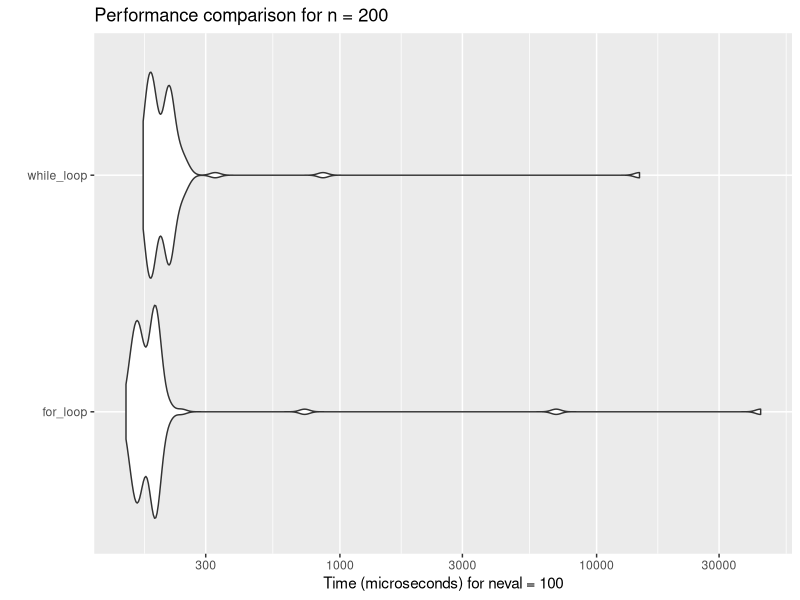
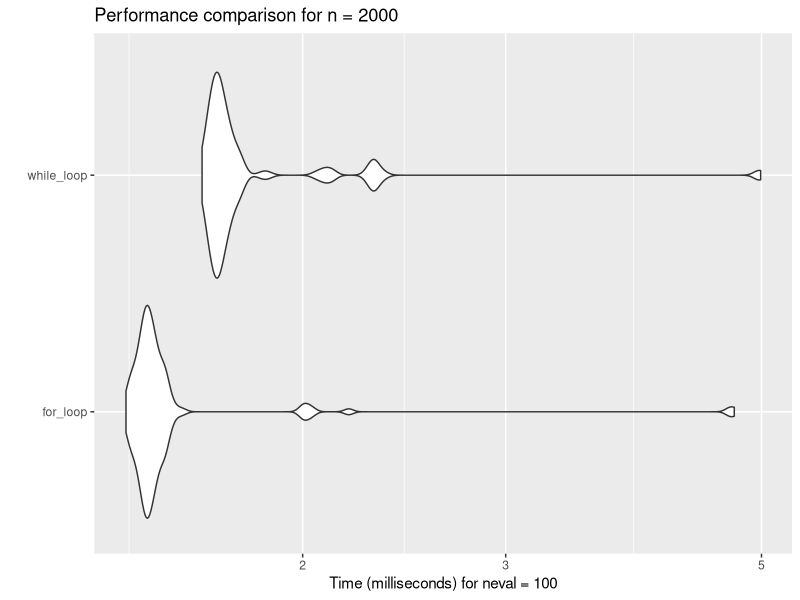
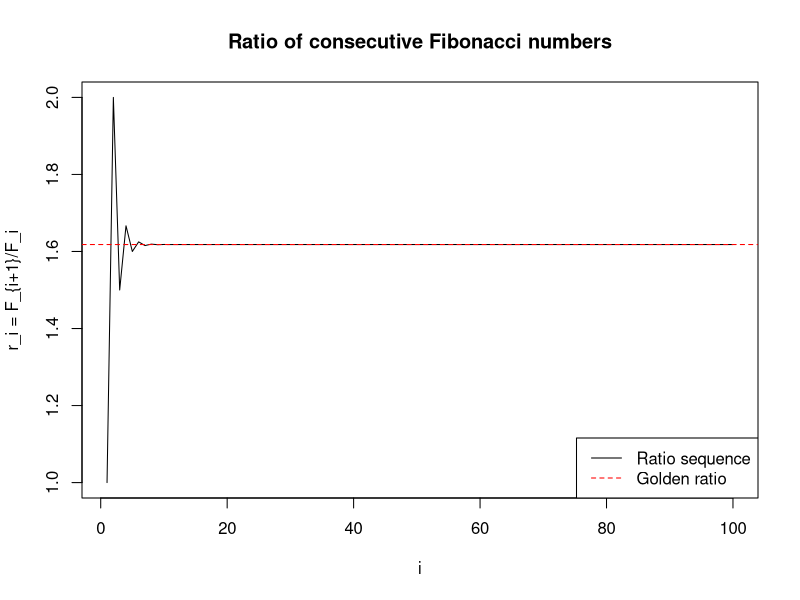
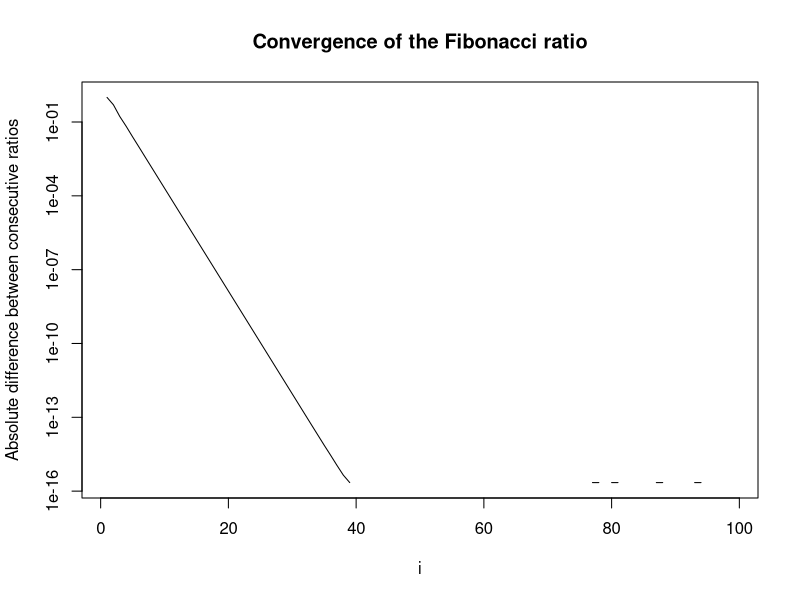
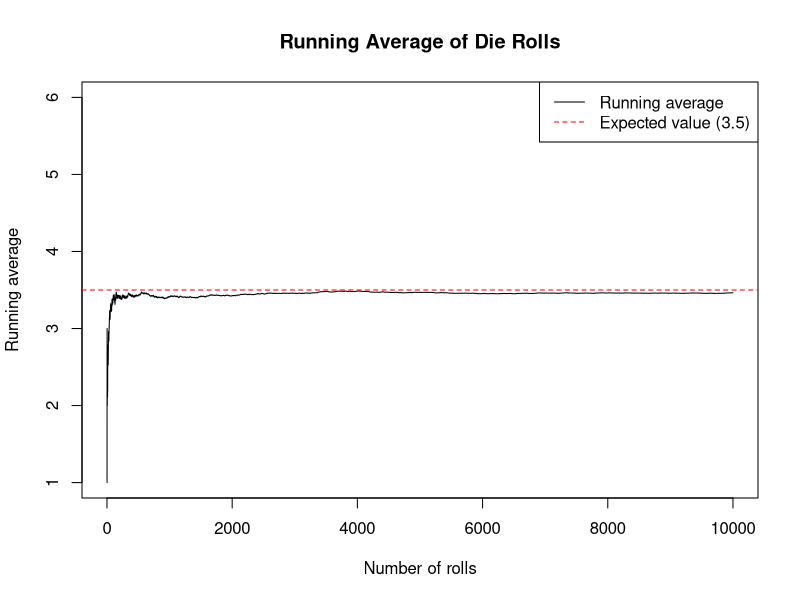
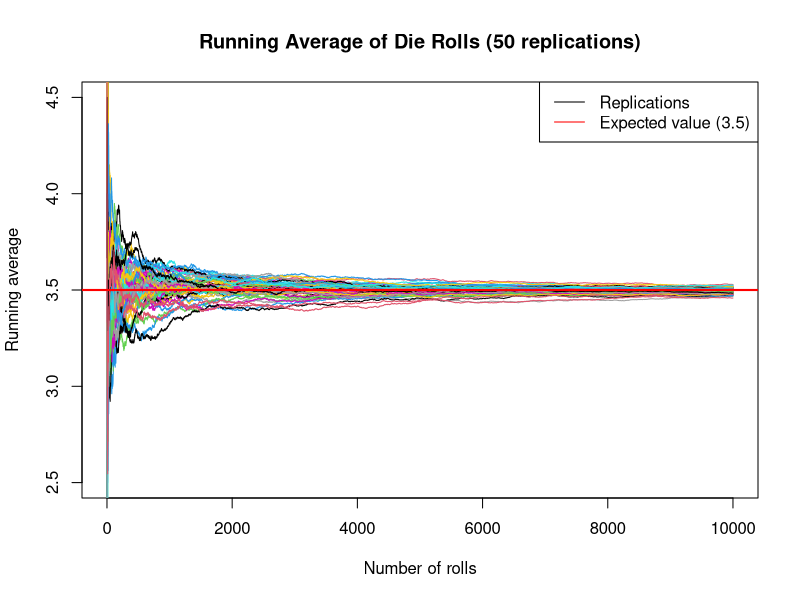
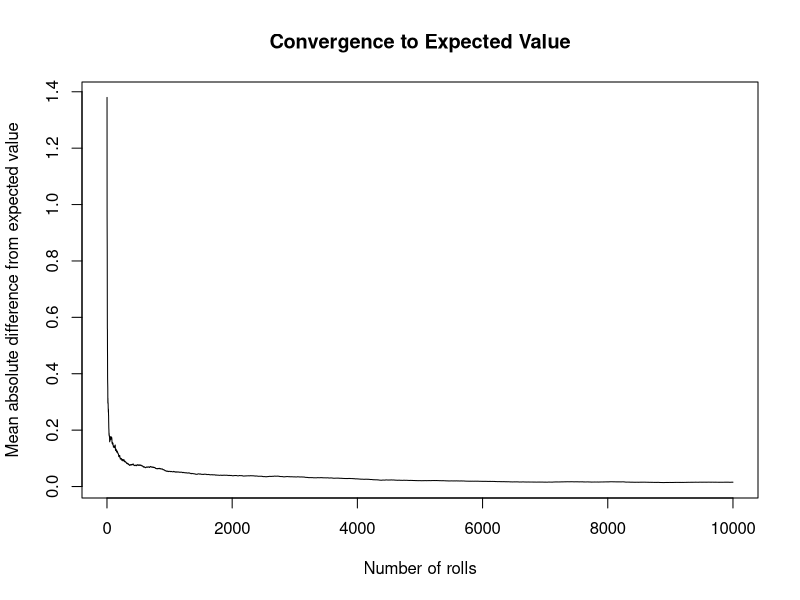
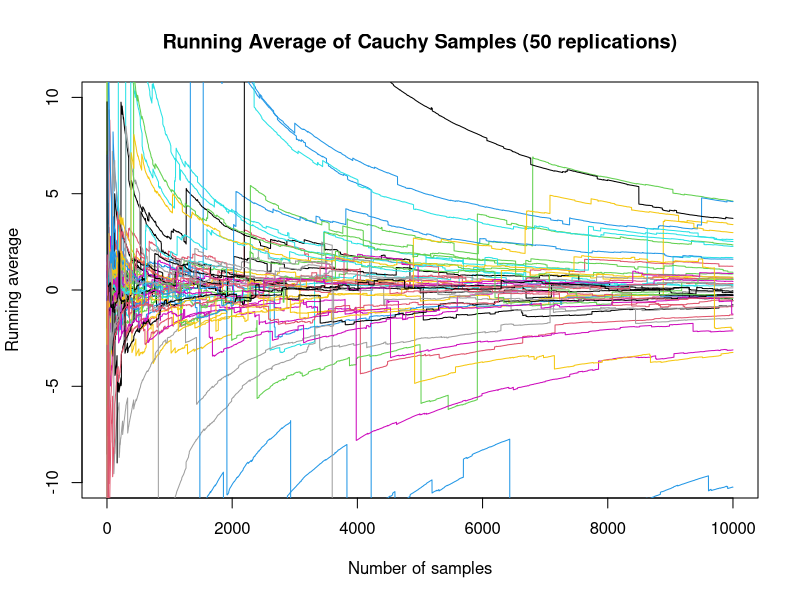

Source code (R) for these figures, in order: (Note: this script raises an error after producing the figures.)
## ---- chunk 1
knitr::opts_chunk$set(echo = TRUE)
## ---- chunk 2
# Function using for loop
fibonacci_ratio_for <- function(n) {
  # Initialize the first two Fibonacci numbers
  fib <- c(1, 1)
  
  # Calculate the remaining Fibonacci numbers up to n+1
  for (i in 3:(n+1)) {
    fib[i] <- fib[i-1] + fib[i-2]
  }
  
  # Calculate the ratios
  ratios <- fib[2:(n+1)] / fib[1:n]
  
  return(ratios)
}

# Function using while loop
fibonacci_ratio_while <- function(n) {
  # Initialize the first two Fibonacci numbers
  fib <- c(1, 1)
  
  # Calculate the remaining Fibonacci numbers up to n+1
  i <- 3
  while (i <= n+1) {
    fib[i] <- fib[i-1] + fib[i-2]
    i <- i + 1
  }
  
  # Calculate the ratios
  ratios <- fib[2:(n+1)] / fib[1:n]
  
  return(ratios)
}
## ---- chunk 3
# Load the microbenchmark package
library(microbenchmark)

# Benchmark for n = 200
benchmark_200 <- microbenchmark(
  for_loop = fibonacci_ratio_for(200),
  while_loop = fibonacci_ratio_while(200),
  times = 100
)

print(benchmark_200)

# Benchmark for n = 2000
benchmark_2000 <- microbenchmark(
  for_loop = fibonacci_ratio_for(2000),
  while_loop = fibonacci_ratio_while(2000),
  times = 100
)

print(benchmark_2000)
## ---- chunk 4
library(ggplot2)

# Plot for n = 200
autoplot(benchmark_200) + 
  ggtitle("Performance comparison for n = 200")

# Plot for n = 2000
autoplot(benchmark_2000) + 
  ggtitle("Performance comparison for n = 2000")
## ---- chunk 5
# Calculate the sequence for n = 100
ratios_100 <- fibonacci_ratio_for(100)

# Plot the sequence
plot(1:100, ratios_100, type = "l", 
     xlab = "i", ylab = "r_i = F_{i+1}/F_i",
     main = "Ratio of consecutive Fibonacci numbers")

# Add a horizontal line at the golden ratio
abline(h = (1 + sqrt(5))/2, col = "red", lty = 2)
legend("bottomright", legend = c("Ratio sequence", "Golden ratio"), 
       col = c("black", "red"), lty = c(1, 2))

# Calculate the differences between consecutive ratios
diffs <- diff(ratios_100)
plot(1:99, abs(diffs), type = "l", log = "y",
     xlab = "i", ylab = "Absolute difference between consecutive ratios",
     main = "Convergence of the Fibonacci ratio")
## ---- chunk 6
# Print the first 20 ratios
data.frame(
  i = 1:20,
  ratio = ratios_100[1:20],
  difference_from_golden_ratio = abs(ratios_100[1:20] - (1 + sqrt(5))/2)
)

# Calculate the golden ratio
golden_ratio <- (1 + sqrt(5))/2
print(paste("Golden ratio:", golden_ratio))

# Calculate when the sequence is within 1e-10 of the golden ratio
convergence_index <- min(which(abs(ratios_100 - golden_ratio) < 1e-10))
print(paste("The sequence converges to within 1e-10 of the golden ratio at i =", convergence_index))
## ---- chunk 7
# Set seed for reproducibility
set.seed(42)

# Number of rolls
n <- 10000

# Simulate rolling a fair die n times using vectorized function
rolls <- sample(1:6, n, replace = TRUE)

# Compute cumulative mean after each roll
cumulative_means <- cumsum(rolls) / (1:n)

# Plot the running average against the number of rolls
plot(1:n, cumulative_means, type = "l", 
     xlab = "Number of rolls", ylab = "Running average",
     main = "Running Average of Die Rolls",
     ylim = c(1, 6))

# Add a horizontal line at the expected value
abline(h = 3.5, col = "red", lty = 2)
legend("topright", legend = c("Running average", "Expected value (3.5)"), 
       col = c("black", "red"), lty = c(1, 2))
## ---- chunk 8
# Set seed for reproducibility
set.seed(123)

# Number of replications
M <- 50

# Matrix to store running averages for each replication
running_averages <- matrix(NA, nrow = M, ncol = n)

# For loop to replicate the experiment M times
for (i in 1:M) {
  # Simulate rolling a die n times
  rolls <- sample(1:6, n, replace = TRUE)
  
  # Compute cumulative mean after each roll
  running_averages[i, ] <- cumsum(rolls) / (1:n)
}

# Plot all 50 paths
plot(1:n, running_averages[1, ], type = "l", 
     xlab = "Number of rolls", ylab = "Running average",
     main = "Running Average of Die Rolls (50 replications)",
     ylim = c(2.5, 4.5), col = 1)

# Add the remaining 49 paths
for (i in 2:M) {
  lines(1:n, running_averages[i, ], col = i)
}

# Add a horizontal line at the expected value
abline(h = 3.5, col = "red", lwd = 2)
legend("topright", legend = c("Replications", "Expected value (3.5)"), 
       col = c("black", "red"), lty = c(1, 1))
## ---- chunk 9
# Calculate absolute differences from expected value
abs_diff <- abs(running_averages - 3.5)

# Calculate mean absolute difference for each n
mean_abs_diff <- colMeans(abs_diff)

# Plot mean absolute difference
plot(1:n, mean_abs_diff, type = "l", 
     xlab = "Number of rolls", ylab = "Mean absolute difference from expected value",
     main = "Convergence to Expected Value")
## ---- chunk 10
# Set seed for reproducibility
set.seed(456)

# Epsilon value
epsilon <- 0.01

# Initialize variables
n_current <- 0
proportion_outside <- 1

# Matrix to store running averages
running_averages <- matrix(NA, nrow = M, ncol = 1)

while (proportion_outside >= 0.05) {
  # Increment n
  n_current <- n_current + 100
  
  # Resize the matrix if needed
  if (ncol(running_averages) < n_current) {
    running_averages <- cbind(running_averages, matrix(NA, nrow = M, ncol = 100))
  }
  
  # Update running averages for all replications
  for (i in 1:M) {
    # Generate new rolls
    new_rolls <- sample(1:6, 100, replace = TRUE)
    
    # If this is the first iteration, initialize
    if (n_current == 100) {
      running_averages[i, 1:100] <- cumsum(new_rolls) / (1:100)
    } else {
      # Calculate the sum up to n_current - 100
      prev_sum <- running_averages[i, n_current - 100] * (n_current - 100)
      
      # Add new rolls and calculate new running averages
      new_sums <- prev_sum + cumsum(new_rolls)
      running_averages[i, (n_current - 99):n_current] <- new_sums / ((n_current - 99):n_current)
    }
  }
  
  # Check how many replications are outside the epsilon interval at n_current
  outside_epsilon <- sum(abs(running_averages[, n_current] - 3.5) > epsilon)
  proportion_outside <- outside_epsilon / M
  
  # Print progress
  cat("n =", n_current, "- Proportion outside epsilon:", proportion_outside, "\n")
}

# Final value of n
cat("The loop terminated at n =", n_current, "with proportion outside epsilon =", proportion_outside, "\n")
## ---- chunk 11
# Set seed for reproducibility
set.seed(789)

# Matrix to store running averages for Cauchy distribution
cauchy_averages <- matrix(NA, nrow = M, ncol = n)

# For loop to replicate the experiment M times
for (i in 1:M) {
  # Simulate from standard Cauchy distribution
  cauchy_samples <- rcauchy(n)
  
  # Compute cumulative mean after each sample
  cauchy_averages[i, ] <- cumsum(cauchy_samples) / (1:n)
}

# Plot all 50 paths
plot(1:n, cauchy_averages[1, ], type = "l", 
     xlab = "Number of samples", ylab = "Running average",
     main = "Running Average of Cauchy Samples (50 replications)",
     ylim = c(-10, 10), col = 1)

# Add the remaining 49 paths
for (i in 2:M) {
  lines(1:n, cauchy_averages[i, ], col = i)
}

# Zoom in to see more detail
plot(1:n, cauchy_averages[1, ], type = "l", 
     xlab = "Number of samples", ylab = "Running average",
     main = "Running Average of Cauchy Samples (Zoomed)",
     ylim = c(-3, 3), col = 1)

for (i in 2:M) {
  lines(1:n, cauchy_averages[i, ], col = i)
}
## ---- chunk 12
x_transformation <- function(){
  #seed for reproducibility
  set.seed(1)  
  
  #initialize x and z from normal distribution (100 values)
  x <- rnorm(100)      
  z <- rnorm(100)      
  
  #4 iterations of transformation
  for(i in 1:4){      
    
    #prevent diminishing values of x
    threshold <- i * 0.001
    if(sum(x >= threshold) < i) stop(paste("Step", i, "requires", i, "obs >= ", thr))
    
    #fit linear model of x on z
    fit <- lm(x ~ z)
    
    #update x with sin(residuals), scale and add offset
    x <- i * sin(fit$residuals) + 0.01 * i  
  }
  #return transformed x
  return(x)
}

x_transformation()
## ---- chunk 13
lm_cv_4fold <- function(){
  # seed for reproducibility
  set.seed(1)
  
  #initialize x and y from normal distribution (1000 values)
  x <- rnorm(1000)
  y <- 2 + x + rnorm(1000)
  df <- data.frame(x, y)
  r <- c()
  
  for(i in 1:4){
    #fit linear model of y on x on i-th quarter
    test <- ((i-1)*250+1):(i*250) # this is the 11-th line but it makes the code much more readable!
    fit <- lm(y ~ x, data = df[-test,])
    
    #predict y at test_indices
    p <- predict(fit, newdata = df[test,])
    
    #calculate RMSE and append
    r <- c(r, sqrt(mean((df$y[test] - p)^2)))
  }
  return(r)
}
lm_cv_4fold()
## ---- chunk 14
kwtest <- function(x, g, ...) {
  if (is.list(x)) {
    if (length(x) < 2L)
      stop("'x' must be a list with at least 2 elements")
    if (!missing(g))
    warning("'x' is a list, so ignoring argument 'g'")
    if (!all(sapply(x, is.numeric)))
    warning("some elements of 'x' are not numeric and will be coerced to numeric")
    k <- length(x)
    l <- lengths(x)
    if (any(l == 0L))
    stop("all groups must contain data")
    g <- factor(rep.int(seq_len(k), l))
    x <- unlist(x)
  }
  else{
    if (length(x) != length(g))
    stop("'x' and 'g' must have the same length")
    g <- factor(g)
    k <- nlevels(g)
    if (k < 2L)
    stop("all observations are in the same group")
  }
  
  n <- length(x)
  if (n < 2L)
    stop("not enough observations")
  
  r <- rank(x)
  TIES <- table(x)
  
  STATISTIC <- sum(tapply(r, g, sum)^2/tapply(r, g, length))
  STATISTIC <- ((12 * STATISTIC/(n * (n + 1)) - 3 * (n + 1))/(1 -
  sum(TIES^3 - TIES)/(n^3 - n)))
  
  PARAMETER <- k - 1L
  PVAL <- pchisq(STATISTIC, PARAMETER, lower.tail = FALSE)
  
  names(STATISTIC) <- "Kruskal-Wallis chi-squared"
  names(PARAMETER) <- "df"
  
  RVAL <- list(statistic = STATISTIC, parameter = PARAMETER,
  p.value = PVAL, method = "Kruskal-Wallis rank sum test")
}
## ---- chunk 15
group1 <- c(5.1, 5.5, 5.3)
group2 <- c(6.2, 6.4, 6.1)
group3 <- c(5.9, 6.0, 6.1)

result_list <- kwtest(list(group1, group2, group3))
result_list
## ---- chunk 16
x <- c(5.1, 5.5, 5.3, 6.2, 6.4, 6.1, 5.9, 6.0, 6.1)
g <- c(1, 1, 1, 2, 2, 2, 3, 3, 3)

result_vector <- kwtest(x, g)
result_vector
## ---- chunk 17
kwtest_num <- function(x, g, ...) {
  if (length(x) != length(g))
    stop("'x' and 'g' must have the same length")
  if(!is.numeric(x)) 
    stop("'x' must be numeric")
  g <- factor(g)
  k <- nlevels(g)
  if (k < 2L)
    stop("all observations are in the same group")
  
  n <- length(x)
  if (n < 2L)
    stop("not enough observations")
  
  r <- rank(x)
  TIES <- table(x)
  
  rank_sums = tapply(r, g, sum)
  group_sizes = tapply(r, g, length)
  
  STATISTIC <- sum(rank_sums^2/group_sizes)
  STATISTIC <- ((12 * STATISTIC/(n * (n + 1)) - 3 * (n + 1)))
  
  # Adjust for ties
  STATISTIC <- STATISTIC / (1 - sum(TIES^3 - TIES)/(n^3 - n))
  
  PARAMETER <- k - 1L
  PVAL <- pchisq(STATISTIC, PARAMETER, lower.tail = FALSE)
  
  names(STATISTIC) <- "Kruskal-Wallis chi-squared"
  names(PARAMETER) <- "df"
  
  RVAL <- list(statistic = STATISTIC, parameter = PARAMETER,
  p.value = PVAL, method = "Kruskal-Wallis rank sum test")
  
  return (RVAL)
}
## ---- chunk 18
x <- c(5.1, 5.5, 5.3, 6.2, 6.4, 6.1, 5.9, 6.0, 6.1)
g <- c(1, 1, 1, 2, 2, 2, 3, 3, 3)

kwtest_num(x, g)
## ---- chunk 19
set.seed(1234)
m <- 1000 # number of repetitions
n <- 50 # number of individuals
X <- matrix(rt(m * n, df = 10), nrow = m)
grp <- rep(1:3, c(20, 20, 10))
## ---- chunk 20
repeated_kwtest <- function(X, g) {
  res <- apply(X, 1, function(x) {
    stat <- stats:::kruskal.test.default(x, g)
    return(stat$statistic)
  }
  )
  return(res)
}
## ---- chunk 21
repeated_kwtest_opt <- function(X, g) {
  res <- apply(X, 1, function(x) {
    stat <- kwtest_opt(x, g)
    return(stat$statistic)
  }
  )
  return(res)
}
## ---- chunk 22
library(microbenchmark)

# Benchmark for original kwtest function
runtime_original <- microbenchmark(
  repeated_kwtest(X, grp),
  times = 5
)
runtime_opt <- microbenchmark(
  repeated_kwtest_opt(X, grp),
  times = 5
)

print(runtime_original)
print(runtime_opt)

# Plot the results
autoplot(benchmark_original) + ggtitle("Benchmark for original kwtest function")
autoplot(benchmark_optimized) + ggtitle("Benchmark for optimized kwtest function")
## ---- chunk 23
kwtest_vec <- function(x, g, ...) {
  if (length(x) != length(g))
    stop("'x' and 'g' must have the same length")
  if(!is.numeric(x)) 
    stop("'x' must be numeric")
  g <- factor(g)
  k <- nlevels(g)
  if (k < 2L)
    stop("all observations are in the same group")
  
  n <- length(x)
  if (n < 2L)
    stop("not enough observations")
  
  r <- rank(x)
  TIES <- table(x)
  
  rank_sums = rowsum(r, g)
  group_sizes = table(g)
  
  STATISTIC <- sum(rank_sums[,1]^2/group_sizes)
  STATISTIC <- ((12 * STATISTIC/(n * (n + 1)) - 3 * (n + 1))/(1 -
  sum(TIES^3 - TIES)/(n^3 - n)))
  
  PARAMETER <- k - 1L
  PVAL <- pchisq(STATISTIC, PARAMETER, lower.tail = FALSE)
  
  names(STATISTIC) <- "Kruskal-Wallis chi-squared"
  names(PARAMETER) <- "df"
  
  RVAL <- list(statistic = STATISTIC, parameter = PARAMETER,
  p.value = PVAL, method = "Kruskal-Wallis rank sum test")
  
  return (RVAL)
}
## ---- chunk 24
runtime_vec <- microbenchmark(
  repeated_kwtest_vec(X, grp),
  times = 5
)

print(runtime_vec)
